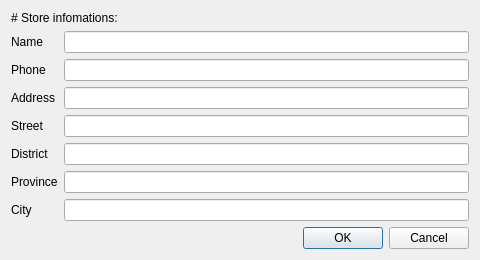
<?xml version="1.0" encoding="UTF-8"?>
<ui version="4.0">
 <class>EditStoreDialog</class>
 <widget class="QDialog" name="EditStoreDialog">
  <property name="geometry">
   <rect>
    <x>0</x>
    <y>0</y>
    <width>480</width>
    <height>258</height>
   </rect>
  </property>
  <property name="windowTitle">
   <string>Dialog</string>
  </property>
  <layout class="QVBoxLayout" name="verticalLayout">
   <item>
    <widget class="QLabel" name="label">
     <property name="text">
      <string># Store infomations:</string>
     </property>
     <property name="textFormat">
      <enum>Qt::MarkdownText</enum>
     </property>
    </widget>
   </item>
   <item>
    <layout class="QFormLayout" name="formLayout">
     <item row="0" column="0">
      <widget class="QLabel" name="label_2">
       <property name="text">
        <string>Name</string>
       </property>
      </widget>
     </item>
     <item row="0" column="1">
      <widget class="QLineEdit" name="store_name"/>
     </item>
     <item row="1" column="0">
      <widget class="QLabel" name="label_8">
       <property name="text">
        <string>Phone</string>
       </property>
      </widget>
     </item>
     <item row="1" column="1">
      <widget class="QLineEdit" name="store_phone"/>
     </item>
     <item row="2" column="0">
      <widget class="QLabel" name="label_3">
       <property name="text">
        <string>Address</string>
       </property>
      </widget>
     </item>
     <item row="2" column="1">
      <widget class="QLineEdit" name="store_addr"/>
     </item>
     <item row="3" column="0">
      <widget class="QLabel" name="label_4">
       <property name="text">
        <string>Street</string>
       </property>
      </widget>
     </item>
     <item row="3" column="1">
      <widget class="QLineEdit" name="store_street"/>
     </item>
     <item row="4" column="0">
      <widget class="QLabel" name="label_5">
       <property name="text">
        <string>District</string>
       </property>
      </widget>
     </item>
     <item row="4" column="1">
      <widget class="QLineEdit" name="store_dist"/>
     </item>
     <item row="5" column="0">
      <widget class="QLabel" name="label_6">
       <property name="text">
        <string>Province</string>
       </property>
      </widget>
     </item>
     <item row="5" column="1">
      <widget class="QLineEdit" name="store_province"/>
     </item>
     <item row="6" column="0">
      <widget class="QLabel" name="label_7">
       <property name="text">
        <string>City</string>
       </property>
      </widget>
     </item>
     <item row="6" column="1">
      <widget class="QLineEdit" name="store_city"/>
     </item>
    </layout>
   </item>
   <item>
    <widget class="QDialogButtonBox" name="dialogButtonBox">
     <property name="orientation">
      <enum>Qt::Horizontal</enum>
     </property>
     <property name="standardButtons">
      <set>QDialogButtonBox::Cancel|QDialogButtonBox::Ok</set>
     </property>
    </widget>
   </item>
  </layout>
 </widget>
 <resources/>
 <connections>
  <connection>
   <sender>dialogButtonBox</sender>
   <signal>accepted()</signal>
   <receiver>EditStoreDialog</receiver>
   <slot>accept()</slot>
   <hints>
    <hint type="sourcelabel">
     <x>248</x>
     <y>254</y>
    </hint>
    <hint type="destinationlabel">
     <x>157</x>
     <y>274</y>
    </hint>
   </hints>
  </connection>
  <connection>
   <sender>dialogButtonBox</sender>
   <signal>rejected()</signal>
   <receiver>EditStoreDialog</receiver>
   <slot>reject()</slot>
   <hints>
    <hint type="sourcelabel">
     <x>316</x>
     <y>260</y>
    </hint>
    <hint type="destinationlabel">
     <x>286</x>
     <y>274</y>
    </hint>
   </hints>
  </connection>
 </connections>
</ui>
